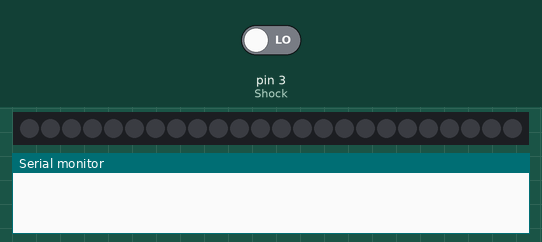
Recording of a sketch running on a simulated Arduino Uno, built with avr-gcc and run on an emulated ATmega328P. Shown: 24 RGB LEDs in strip order, left to right, the last lines printed to the serial monitor. Inputs (shaded band) come from the test bench; at power-on: pin 3 (Shock) LOW. Dim RGB values are drawn brighter than linear.

Above: at 1.2 s.
1.3 s: pin 3 (Shock) driven HIGH
At 1.51 s:
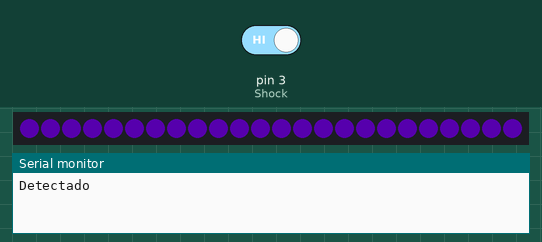
4.1 s: pin 3 (Shock) driven LOW
Timing chart, 0 to 7.1 s (numbered marks = the images above; inputs shaded):
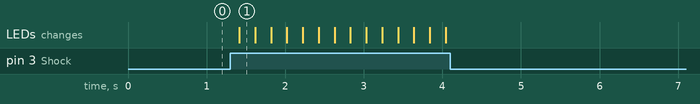

Measured:
- after the input at 1.3 s, the LEDs: change after 0.12 s (image 1)
- after the input at 4.1 s, every drawn part: stays the same

The sketch:

pum_prueba_base_m.ino
```cpp
#include <Adafruit_NeoPixel.h>
#ifdef AVR
#include <avr/power.h>
#endif

#define NUMPIXELS        24
#define PIN_NEOPIXEL     12

Adafruit_NeoPixel pixels(NUMPIXELS, PIN_NEOPIXEL, NEO_GRB + NEO_KHZ800);

int Shock = 3;
int val;

void setup() {
  Serial.begin(115200);

  pinMode(Shock, INPUT);

#if defined(NEOPIXEL_POWER)
  // If this board has a power control pin, we must set it to output and high
  // in order to enable the NeoPixels. We put this in an #if defined so it can
  // be reused for other boards without compilation errors
  pinMode(NEOPIXEL_POWER, OUTPUT);
  digitalWrite(NEOPIXEL_POWER, HIGH);
#endif

  pixels.begin(); // INITIALIZE NeoPixel strip object (REQUIRED)
  pixels.setBrightness(50); // not so bright
}

// the loop routine runs over and over again forever:
void loop() {
  val = digitalRead(Shock); // read and assign the value of digital interface 3 to val
  if(val == HIGH) // when sensor detects a signal, the LED flashes
  {
    Serial.println("Detectado");
        pixels.fill(0x7F00FF);
    pixels.show();
      delay(200);

      pixels.fill(0x000000);
      pixels.show();
      delay(200);
  }
  else
  {
    pixels.fill(0x000000);
      pixels.show();
      delay(200);
  }
}
```
